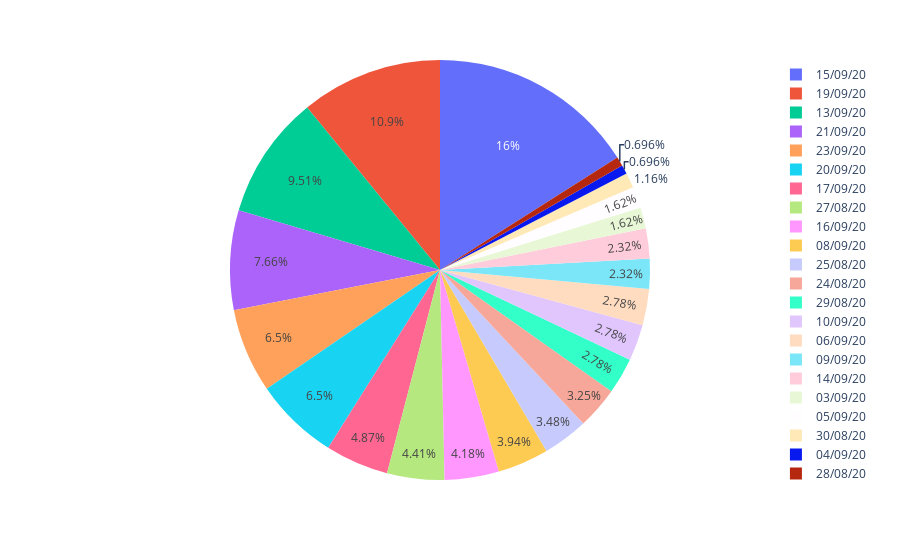

Source (notebook cell):
### Markdown cell above
### Pie Chart using Plotly

### Code cell
import plotly.express as px

fig = px.pie(datesDf, values='message_count', names='date')
fig.show()

### Figure 1 — Plotly figure (JSON) as saved in the notebook; plotly's stock layout.template omitted (floating-point values rounded to 4 significant figures)
{"data": [{"domain": {"x": [0, 1], "y": [0, 1]}, "hovertemplate": "date=%{label}<br>message_count=%{value}<extra></extra>", "labels": ["03/09/20", "30/08/20", "27/08/20", "04/09/20", "29/08/20", "09/09/20", "19/09/20", "25/08/20", "24/08/20", "05/09/20", "17/09/20", "23/09/20", "28/08/20", "16/09/20", "10/09/20", "06/09/20", "21/09/20", "13/09/20", "08/09/20", "15/09/20", "20/09/20", "14/09/20"], "legendgroup": "", "name": "", "showlegend": true, "type": "pie", "values": [7, 5, 19, 3, 12, 10, 47, 15, 14, 7, 21, 28, 3, 18, 12, 12, 33, 41, 17, 69, 28, 10]}], "layout": {"legend": {"tracegroupgap": 0}, "margin": {"t": 60}}}
